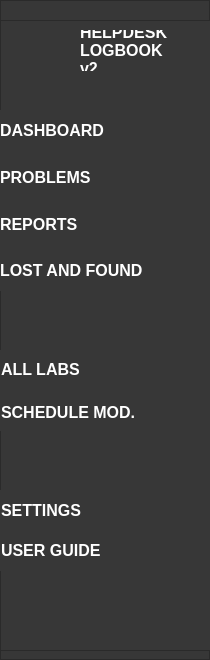
     <widget class="QFrame" name="frameMenu">
      <property name="enabled">
       <bool>true</bool>
      </property>
      <property name="sizePolicy">
       <sizepolicy hsizetype="MinimumExpanding" vsizetype="MinimumExpanding">
        <horstretch>0</horstretch>
        <verstretch>0</verstretch>
       </sizepolicy>
      </property>
      <property name="minimumSize">
       <size>
        <width>210</width>
        <height>0</height>
       </size>
      </property>
      <property name="maximumSize">
       <size>
        <width>210</width>
        <height>16777215</height>
       </size>
      </property>
      <property name="accessibleDescription">
       <string>menuFrame</string>
      </property>
      <property name="styleSheet">
       <string notr="true">background-color: rgb(55,55,55);</string>
      </property>
      <property name="frameShape">
       <enum>QFrame::StyledPanel</enum>
      </property>
      <property name="frameShadow">
       <enum>QFrame::Plain</enum>
      </property>
      <property name="lineWidth">
       <number>0</number>
      </property>
      <widget class="QFrame" name="frameMenuItemContainer">
       <property name="geometry">
        <rect>
         <x>0</x>
         <y>20</y>
         <width>211</width>
         <height>631</height>
        </rect>
       </property>
       <property name="sizePolicy">
        <sizepolicy hsizetype="Preferred" vsizetype="Preferred">
         <horstretch>0</horstretch>
         <verstretch>0</verstretch>
        </sizepolicy>
       </property>
       <property name="frameShape">
        <enum>QFrame::StyledPanel</enum>
       </property>
       <property name="frameShadow">
        <enum>QFrame::Raised</enum>
       </property>
       <widget class="QLabel" name="pictureIcon">
        <property name="geometry">
         <rect>
          <x>30</x>
          <y>10</y>
          <width>41</width>
          <height>41</height>
         </rect>
        </property>
        <property name="font">
         <font>
          <family>Segoe UI</family>
          <pointsize>12</pointsize>
          <weight>75</weight>
          <bold>true</bold>
         </font>
        </property>
        <property name="cursor">
         <cursorShape>ArrowCursor</cursorShape>
        </property>
        <property name="styleSheet">
         <string notr="true">border-radius: 10px;</string>
        </property>
        <property name="text">
         <string/>
        </property>
        <property name="pixmap">
         <pixmap>images/logbookLogoPlaceholder.jpg</pixmap>
        </property>
        <property name="scaledContents">
         <bool>true</bool>
        </property>
        <property name="openExternalLinks">
         <bool>false</bool>
        </property>
        <property name="textInteractionFlags">
         <set>Qt::LinksAccessibleByMouse</set>
        </property>
       </widget>
       <widget class="QWidget" name="verticalLayoutWidget">
        <property name="geometry">
         <rect>
          <x>-1</x>
          <y>90</y>
          <width>191</width>
          <height>181</height>
         </rect>
        </property>
        <layout class="QVBoxLayout" name="verticalLayout">
         <item>
          <widget class="QPushButton" name="pushButtonDashboard">
           <property name="sizePolicy">
            <sizepolicy hsizetype="MinimumExpanding" vsizetype="MinimumExpanding">
             <horstretch>0</horstretch>
             <verstretch>0</verstretch>
            </sizepolicy>
           </property>
           <property name="font">
            <font>
             <family>Segoe UI</family>
             <pointsize>12</pointsize>
             <weight>75</weight>
             <bold>true</bold>
            </font>
           </property>
           <property name="cursor">
            <cursorShape>PointingHandCursor</cursorShape>
           </property>
           <property name="accessibleDescription">
            <string>menuButton</string>
           </property>
           <property name="styleSheet">
            <string notr="true">color: rgb(255, 255, 255);Text-align:left</string>
           </property>
           <property name="text">
            <string>DASHBOARD</string>
           </property>
           <property name="autoDefault">
            <bool>false</bool>
           </property>
           <property name="default">
            <bool>false</bool>
           </property>
           <property name="flat">
            <bool>true</bool>
           </property>
          </widget>
         </item>
         <item>
          <widget class="QPushButton" name="pushButtonProblems">
           <property name="sizePolicy">
            <sizepolicy hsizetype="MinimumExpanding" vsizetype="MinimumExpanding">
             <horstretch>0</horstretch>
             <verstretch>0</verstretch>
            </sizepolicy>
           </property>
           <property name="font">
            <font>
             <family>Segoe UI</family>
             <pointsize>12</pointsize>
             <weight>75</weight>
             <bold>true</bold>
            </font>
           </property>
           <property name="cursor">
            <cursorShape>PointingHandCursor</cursorShape>
           </property>
           <property name="accessibleDescription">
            <string>menuButton</string>
           </property>
           <property name="styleSheet">
            <string notr="true">color: rgb(255, 255, 255); 
Text-align:left</string>
           </property>
           <property name="text">
            <string>PROBLEMS</string>
           </property>
           <property name="flat">
            <bool>true</bool>
           </property>
          </widget>
         </item>
         <item>
          <widget class="QPushButton" name="pushButtonReports">
           <property name="sizePolicy">
            <sizepolicy hsizetype="MinimumExpanding" vsizetype="MinimumExpanding">
             <horstretch>0</horstretch>
             <verstretch>0</verstretch>
            </sizepolicy>
           </property>
           <property name="font">
            <font>
             <family>Segoe UI</family>
             <pointsize>12</pointsize>
             <weight>75</weight>
             <bold>true</bold>
            </font>
           </property>
           <property name="cursor">
            <cursorShape>PointingHandCursor</cursorShape>
           </property>
           <property name="accessibleDescription">
            <string>menuButton</string>
           </property>
           <property name="styleSheet">
            <string notr="true">color: rgb(255, 255, 255); 
Text-align:left</string>
           </property>
           <property name="text">
            <string>REPORTS</string>
           </property>
           <property name="flat">
            <bool>true</bool>
           </property>
          </widget>
         </item>
         <item>
          <widget class="QPushButton" name="pushButtonLostAndFound">
           <property name="sizePolicy">
            <sizepolicy hsizetype="MinimumExpanding" vsizetype="MinimumExpanding">
             <horstretch>0</horstretch>
             <verstretch>0</verstretch>
            </sizepolicy>
           </property>
           <property name="font">
            <font>
             <family>Segoe UI</family>
             <pointsize>12</pointsize>
             <weight>75</weight>
             <bold>true</bold>
            </font>
           </property>
           <property name="cursor">
            <cursorShape>PointingHandCursor</cursorShape>
           </property>
           <property name="accessibleDescription">
            <string>menuButton</string>
           </property>
           <property name="styleSheet">
            <string notr="true">color: rgb(255, 255, 255); 
Text-align:left;</string>
           </property>
           <property name="text">
            <string>LOST AND FOUND</string>
           </property>
           <property name="flat">
            <bool>true</bool>
           </property>
          </widget>
         </item>
        </layout>
       </widget>
       <widget class="QLabel" name="labelLogBook">
        <property name="geometry">
         <rect>
          <x>80</x>
          <y>10</y>
          <width>101</width>
          <height>41</height>
         </rect>
        </property>
        <property name="font">
         <font>
          <family>Segoe UI</family>
          <pointsize>12</pointsize>
          <weight>75</weight>
          <bold>true</bold>
         </font>
        </property>
        <property name="cursor">
         <cursorShape>ArrowCursor</cursorShape>
        </property>
        <property name="accessibleDescription">
         <string>normalLabel</string>
        </property>
        <property name="styleSheet">
         <string notr="true">color: rgb(255, 255, 255);</string>
        </property>
        <property name="text">
         <string>HELPDESK LOGBOOK v2</string>
        </property>
        <property name="scaledContents">
         <bool>true</bool>
        </property>
        <property name="wordWrap">
         <bool>true</bool>
        </property>
        <property name="openExternalLinks">
         <bool>false</bool>
        </property>
        <property name="textInteractionFlags">
         <set>Qt::LinksAccessibleByMouse</set>
        </property>
       </widget>
       <widget class="QWidget" name="verticalLayoutWidget_2">
        <property name="geometry">
         <rect>
          <x>0</x>
          <y>330</y>
          <width>191</width>
          <height>81</height>
         </rect>
        </property>
        <property name="accessibleDescription">
         <string>menuButton</string>
        </property>
        <layout class="QVBoxLayout" name="verticalLayout_2">
         <item>
          <widget class="QPushButton" name="pushButtonAllLabs">
           <property name="sizePolicy">
            <sizepolicy hsizetype="MinimumExpanding" vsizetype="MinimumExpanding">
             <horstretch>0</horstretch>
             <verstretch>0</verstretch>
            </sizepolicy>
           </property>
           <property name="font">
            <font>
             <family>Segoe UI</family>
             <pointsize>12</pointsize>
             <weight>75</weight>
             <bold>true</bold>
            </font>
           </property>
           <property name="cursor">
            <cursorShape>PointingHandCursor</cursorShape>
           </property>
           <property name="accessibleDescription">
            <string>menuButton</string>
           </property>
           <property name="styleSheet">
            <string notr="true">color: rgb(255, 255, 255); 
Text-align:left</string>
           </property>
           <property name="text">
            <string>ALL LABS</string>
           </property>
           <property name="flat">
            <bool>true</bool>
           </property>
          </widget>
         </item>
         <item>
          <widget class="QPushButton" name="pushButtonSchedule">
           <property name="sizePolicy">
            <sizepolicy hsizetype="MinimumExpanding" vsizetype="MinimumExpanding">
             <horstretch>0</horstretch>
             <verstretch>0</verstretch>
            </sizepolicy>
           </property>
           <property name="font">
            <font>
             <family>Segoe UI</family>
             <pointsize>12</pointsize>
             <weight>75</weight>
             <bold>true</bold>
            </font>
           </property>
           <property name="cursor">
            <cursorShape>PointingHandCursor</cursorShape>
           </property>
           <property name="accessibleDescription">
            <string>menuButton</string>
           </property>
           <property name="styleSheet">
            <string notr="true">color: rgb(255, 255, 255); 
Text-align:left</string>
           </property>
           <property name="text">
            <string>SCHEDULE MOD.</string>
           </property>
           <property name="flat">
            <bool>true</bool>
           </property>
          </widget>
         </item>
        </layout>
       </widget>
       <widget class="QWidget" name="verticalLayoutWidget_3">
        <property name="geometry">
         <rect>
          <x>0</x>
          <y>470</y>
          <width>191</width>
          <height>81</height>
         </rect>
        </property>
        <property name="accessibleDescription">
         <string>menuButton</string>
        </property>
        <layout class="QVBoxLayout" name="verticalLayout_3">
         <item>
          <widget class="QPushButton" name="pushButtonSettings">
           <property name="font">
            <font>
             <family>Segoe UI</family>
             <pointsize>12</pointsize>
             <weight>75</weight>
             <bold>true</bold>
            </font>
           </property>
           <property name="cursor">
            <cursorShape>PointingHandCursor</cursorShape>
           </property>
           <property name="accessibleDescription">
            <string>menuButton</string>
           </property>
           <property name="styleSheet">
            <string notr="true">color: rgb(255, 255, 255); 
Text-align:left</string>
           </property>
           <property name="text">
            <string>SETTINGS</string>
           </property>
           <property name="flat">
            <bool>true</bool>
           </property>
          </widget>
         </item>
         <item>
          <widget class="QPushButton" name="pushButtonUserGuide">
           <property name="font">
            <font>
             <family>Segoe UI</family>
             <pointsize>12</pointsize>
             <weight>75</weight>
             <bold>true</bold>
            </font>
           </property>
           <property name="cursor">
            <cursorShape>PointingHandCursor</cursorShape>
           </property>
           <property name="accessibleDescription">
            <string>menuButton</string>
           </property>
           <property name="styleSheet">
            <string notr="true">color: rgb(255, 255, 255); 
Text-align:left</string>
           </property>
           <property name="text">
            <string>USER GUIDE</string>
           </property>
           <property name="flat">
            <bool>true</bool>
           </property>
          </widget>
         </item>
        </layout>
       </widget>
      </widget>
     </widget>
